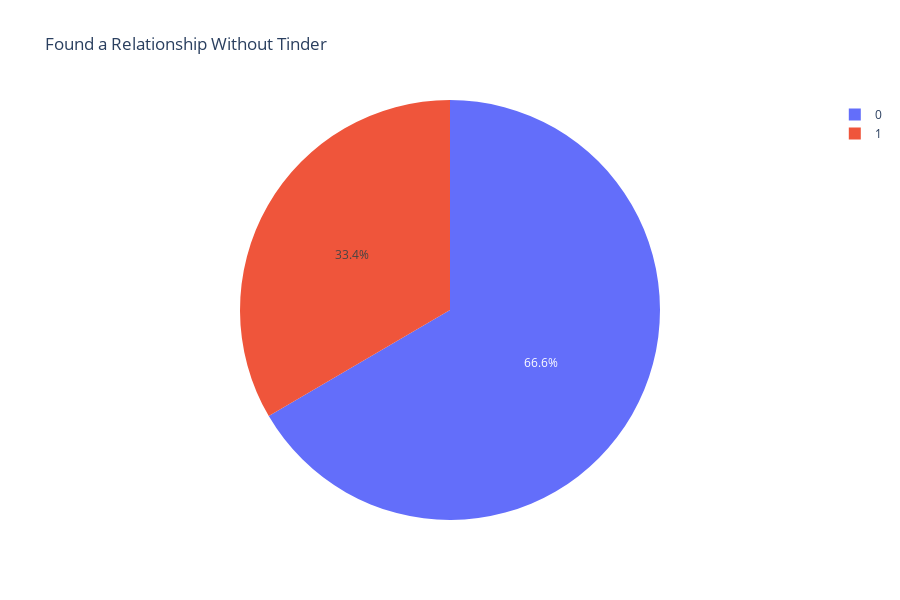

Source (notebook cell):
### Markdown cell above
A little more than half of the people that use tinder have found a relationship using the app

### Code cell
px.pie(tinder[tinder.answer=='No'].relationship, names='relationship', title='Found a Relationship Without Tinder', template='plotly_white', height=600,)

### Figure 1 — Plotly figure (JSON) as saved in the notebook; plotly's stock layout.template omitted (floating-point values rounded to 4 significant figures; data arrays with more than 128 entries replaced by an {"elided": "..."} marker saying what was removed)
{"data": [{"domain": {"x": [0, 1], "y": [0, 1]}, "hovertemplate": "relationship=%{label}<extra></extra>", "labels": {"elided": "1732 int values"}, "legendgroup": "", "name": "", "showlegend": true, "type": "pie"}], "layout": {"height": 600, "legend": {"tracegroupgap": 0}, "title": {"text": "Found a Relationship Without Tinder"}}}
